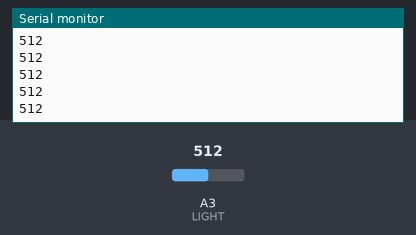
Simulated run of this sketch. Board: Arduino Uno, built with avr-gcc and run on an emulated ATmega328P. On the bench: the last lines printed to the serial monitor. The inputs (shaded band) are chosen by the test bench; at power-on: A3 (LIGHT) = 512.

Above: at 1.2 s.
1.3 s: A3 (LIGHT) set to 716
At 1.53 s:
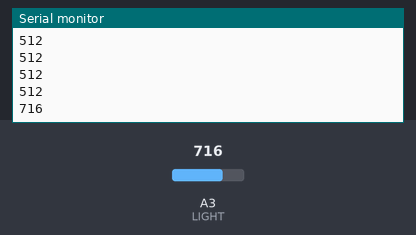
2.8 s: A3 (LIGHT) set to 900
At 2.87 s:
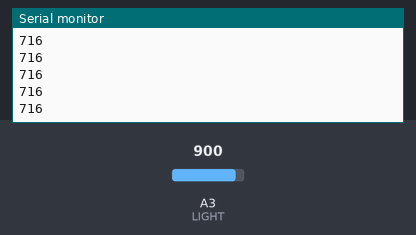
Timing chart, 0 to 5.8 s (numbered marks = the images above; inputs shaded):
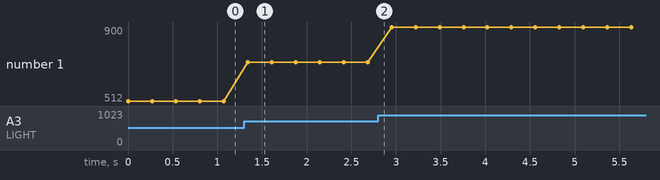

The sketch:

moduletruyen_anhsang.ino
```cpp
// cảm biến ánh sáng + A3
#include <IRremote.h>
IRsend irsend(11);
#define LIGHT 3
int val = 0;

void setup() {
  Serial.begin(9600);
}

void loop() {
  val = analogRead(LIGHT);
  Serial.println(val);
  if(val > 50){   // giá trị điện áp của trở > 200
    irsend.sendRC5(0x100, 8); //send 0x100 code (8 bits)
    delay(200);
  } else {
    irsend.sendRC5(0x101, 8);
    delay(200);
  }
}
```

Measured:
- after the input at 1.3 s, the serial monitor: prints a new line at once (image 1)
- plotted number 1: 512 → 716 after the input at 1.3 s, 716 → 900 after the input at 2.8 s
